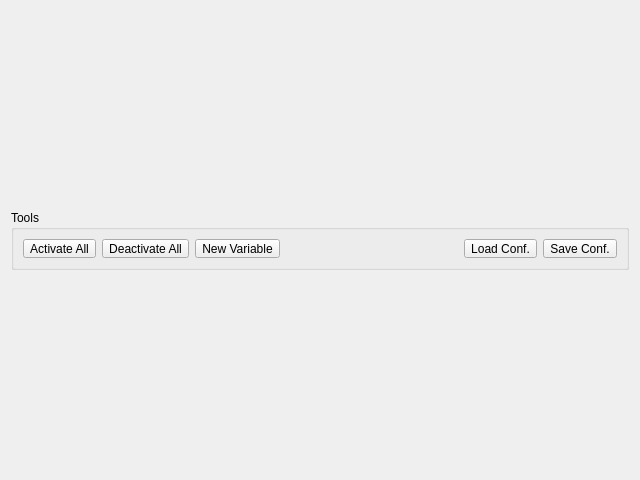
<?xml version="1.0" encoding="UTF-8"?>
<ui version="4.0">
 <class>ModuleConfigurationView</class>
 <widget class="QWidget" name="ModuleConfigurationView">
  <property name="geometry">
   <rect>
    <x>0</x>
    <y>0</y>
    <width>640</width>
    <height>480</height>
   </rect>
  </property>
  <property name="sizePolicy">
   <sizepolicy hsizetype="MinimumExpanding" vsizetype="MinimumExpanding">
    <horstretch>0</horstretch>
    <verstretch>0</verstretch>
   </sizepolicy>
  </property>
  <property name="minimumSize">
   <size>
    <width>320</width>
    <height>240</height>
   </size>
  </property>
  <property name="maximumSize">
   <size>
    <width>16777215</width>
    <height>16777215</height>
   </size>
  </property>
  <property name="windowTitle">
   <string>Form</string>
  </property>
  <layout class="QVBoxLayout" name="verticalLayout">
   <item>
    <widget class="QGroupBox" name="groupBox">
     <property name="maximumSize">
      <size>
       <width>16777215</width>
       <height>60</height>
      </size>
     </property>
     <property name="title">
      <string>Tools</string>
     </property>
     <layout class="QHBoxLayout" name="horizontalLayout">
      <item>
       <widget class="QToolButton" name="toolButton_Activate">
        <property name="text">
         <string>Activate All</string>
        </property>
       </widget>
      </item>
      <item>
       <widget class="QToolButton" name="toolButton_Deactivate">
        <property name="text">
         <string>Deactivate All</string>
        </property>
       </widget>
      </item>
      <item>
       <widget class="QToolButton" name="toolButton_NewVariable">
        <property name="enabled">
         <bool>true</bool>
        </property>
        <property name="text">
         <string>New Variable</string>
        </property>
       </widget>
      </item>
      <item>
       <spacer name="horizontalSpacer">
        <property name="orientation">
         <enum>Qt::Horizontal</enum>
        </property>
        <property name="sizeHint" stdset="0">
         <size>
          <width>731</width>
          <height>20</height>
         </size>
        </property>
       </spacer>
      </item>
      <item>
       <widget class="QToolButton" name="toolButton_LoadConf">
        <property name="enabled">
         <bool>true</bool>
        </property>
        <property name="text">
         <string>Load Conf.</string>
        </property>
       </widget>
      </item>
      <item>
       <widget class="QToolButton" name="toolButton_SaveConf">
        <property name="enabled">
         <bool>true</bool>
        </property>
        <property name="text">
         <string>Save Conf.</string>
        </property>
       </widget>
      </item>
     </layout>
    </widget>
   </item>
  </layout>
 </widget>
 <resources/>
 <connections/>
</ui>
